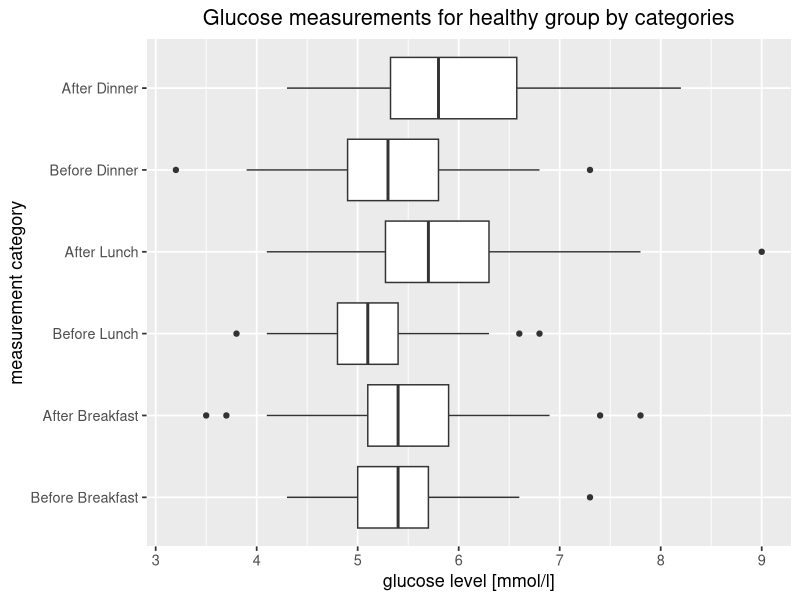
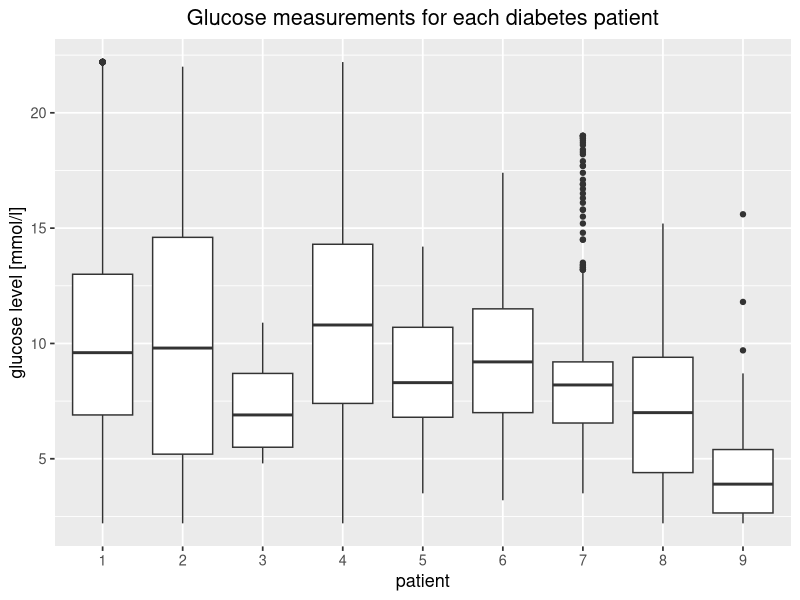
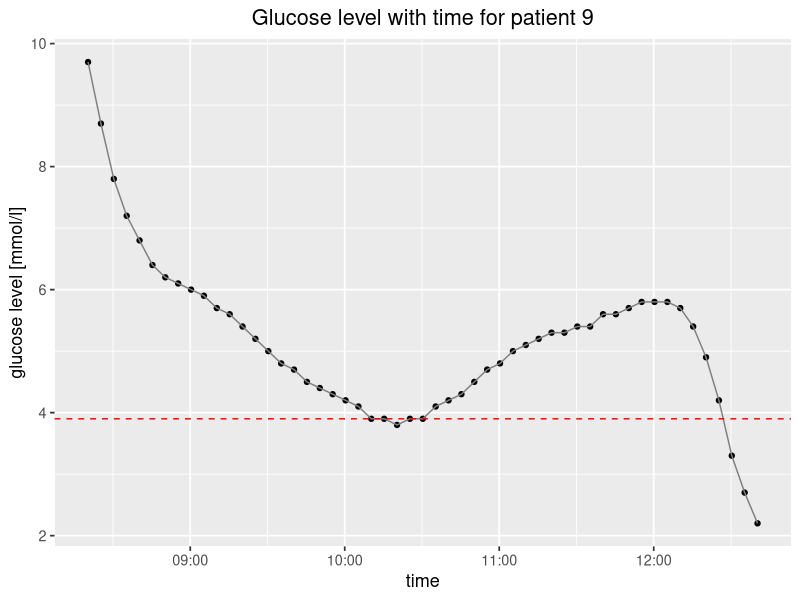

Generate these figures, in order, with R:
## ---- chunk 1
library(tidyverse)
library(ggplot2)

healthy_df <- read.csv('data/healthy_patients_glucose.csv', na.strings = "")

df <- healthy_df %>%
  mutate(type = case_when(
    type == 'BB' ~ 'Before Breakfast',
    type == 'AB' ~ 'After Breakfast',
    type == 'BL' ~ 'Before Lunch',
    type == 'AL' ~ 'After Lunch',
    type == 'BD' ~ 'Before Dinner',
    type == 'AD' ~ 'After Dinner'
  ))
df <- na.omit(df)
df$type <- factor(df$type, levels = c("Before Breakfast", "After Breakfast",
                                      "Before Lunch", "After Lunch",
                                      "Before Dinner", "After Dinner"))
df$glucose <- as.numeric(df$glucose)
ggplot(df, aes(x = type, y = glucose)) +
  geom_boxplot() +
  xlab("measurement category") +
  ylab("glucose level [mmol/l]") +
  ggtitle("Glucose measurements for healthy group by categories") +
  coord_flip() +
  theme_grey(13) +
  theme(plot.title = element_text(hjust = 0.5))
## ---- chunk 2
diabetes_df <- read.csv('data/diabetes_patients_glucose.csv', na.strings = "")
diabetes_df$patient <- as.factor(diabetes_df$patient)
diabetes_df$glucose <- as.numeric(diabetes_df$glucose)
ggplot(diabetes_df, aes(x = patient, y = glucose)) +
  geom_boxplot() +
  xlab("patient") +
  ylab("glucose level [mmol/l]") +
  ggtitle("Glucose measurements for each diabetes patient") +
  theme_grey(13) +
  theme(plot.title = element_text(hjust = 0.5))
## ---- chunk 3
library(lubridate)

p9 <- diabetes_df %>% filter(patient == 9)
p9$datetime = paste(p9$date, p9$time)
# retaining only the data where we have continuous measurements to detect patterns
p9_2 <- p9 %>% filter(date == '2014-10-03')
# excluding manual measurements
p9_2 <- p9_2 %>% filter(type != 'manual')
p9_2 <- p9_2 %>%
  mutate(datetime = ymd_hms(datetime),
         date = format(datetime, "%b %d")) 
# time series plot with horizontal line indicating hypoglycemia threshold
g <- ggplot(p9_2, aes(datetime, glucose)) + geom_point()
g + geom_line(color = "grey50") +
  geom_hline(yintercept = 3.9, linetype = "dashed", color = "red") +
  ggtitle("Glucose level with time for patient 9") +
  labs(x = "time", y = "glucose level [mmol/l]") +
  theme_grey(13) +
  theme(plot.title = element_text(hjust = 0.5))
